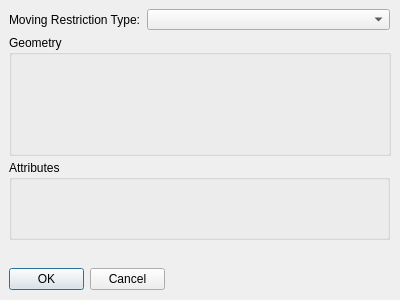
<?xml version="1.0" encoding="UTF-8"?>
<ui version="4.0">
 <class>Dialog</class>
 <widget class="QDialog" name="Dialog">
  <property name="geometry">
   <rect>
    <x>0</x>
    <y>0</y>
    <width>400</width>
    <height>300</height>
   </rect>
  </property>
  <property name="windowTitle">
   <string>Dialog</string>
  </property>
  <widget class="QDialogButtonBox" name="buttonBox">
   <property name="geometry">
    <rect>
     <x>9</x>
     <y>268</y>
     <width>156</width>
     <height>23</height>
    </rect>
   </property>
   <property name="orientation">
    <enum>Qt::Horizontal</enum>
   </property>
   <property name="standardButtons">
    <set>QDialogButtonBox::Cancel|QDialogButtonBox::Ok</set>
   </property>
  </widget>
  <widget class="QGroupBox" name="gb_Geometry">
   <property name="geometry">
    <rect>
     <x>9</x>
     <y>35</y>
     <width>382</width>
     <height>121</height>
    </rect>
   </property>
   <property name="title">
    <string>Geometry</string>
   </property>
   <widget class="QWidget" name="formLayoutWidget">
    <property name="geometry">
     <rect>
      <x>10</x>
      <y>20</y>
      <width>361</width>
      <height>91</height>
     </rect>
    </property>
    <layout class="QFormLayout" name="geometryFormLayout"/>
   </widget>
  </widget>
  <widget class="QGroupBox" name="gb_Attributes">
   <property name="geometry">
    <rect>
     <x>9</x>
     <y>160</y>
     <width>381</width>
     <height>80</height>
    </rect>
   </property>
   <property name="title">
    <string>Attributes</string>
   </property>
   <widget class="QWidget" name="formLayoutWidget_2">
    <property name="geometry">
     <rect>
      <x>10</x>
      <y>19</y>
      <width>361</width>
      <height>51</height>
     </rect>
    </property>
    <layout class="QFormLayout" name="attributesFormLayout"/>
   </widget>
  </widget>
  <widget class="QWidget" name="">
   <property name="geometry">
    <rect>
     <x>9</x>
     <y>9</y>
     <width>381</width>
     <height>21</height>
    </rect>
   </property>
   <layout class="QFormLayout" name="MTR_Type_Layout">
    <item row="0" column="0">
     <widget class="QLabel" name="lbl_MTR_Type">
      <property name="text">
       <string>Moving Restriction Type:</string>
      </property>
     </widget>
    </item>
    <item row="0" column="1">
     <widget class="QComboBox" name="cmb_MTR_list"/>
    </item>
   </layout>
  </widget>
 </widget>
 <resources/>
 <connections>
  <connection>
   <sender>buttonBox</sender>
   <signal>accepted()</signal>
   <receiver>Dialog</receiver>
   <slot>accept()</slot>
   <hints>
    <hint type="sourcelabel">
     <x>248</x>
     <y>254</y>
    </hint>
    <hint type="destinationlabel">
     <x>157</x>
     <y>274</y>
    </hint>
   </hints>
  </connection>
  <connection>
   <sender>buttonBox</sender>
   <signal>rejected()</signal>
   <receiver>Dialog</receiver>
   <slot>reject()</slot>
   <hints>
    <hint type="sourcelabel">
     <x>316</x>
     <y>260</y>
    </hint>
    <hint type="destinationlabel">
     <x>286</x>
     <y>274</y>
    </hint>
   </hints>
  </connection>
 </connections>
</ui>
